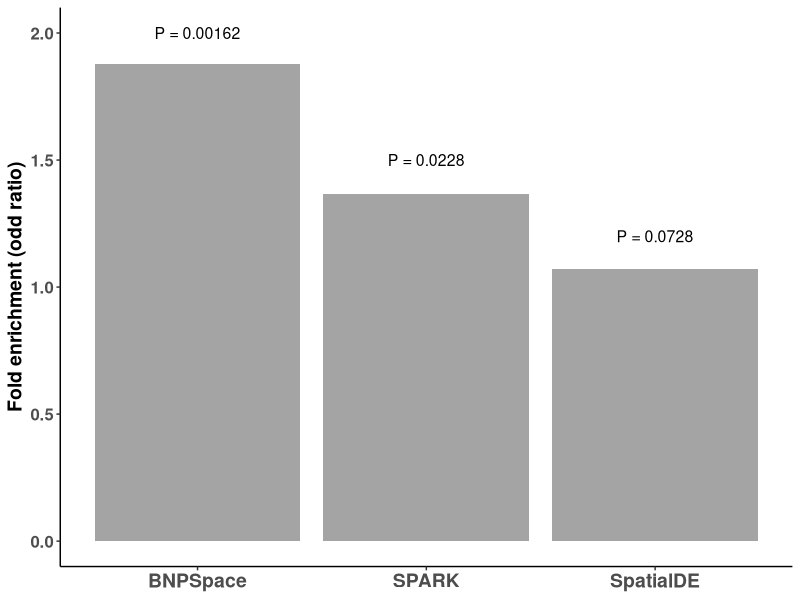

Generate this figure with R:

df = data.frame(fold = c(1.877, 1.368, 1.072), 
                method = c("BNPSpace", "SPARK", "SpatialDE"), 
                p_value = c(0.00162, 0.0228, 0.0728))
library(ggplot2)
p = ggplot(data = df) + 
  geom_col(aes(x = method, y = fold, alpha = 0.8)) + ylab("Fold enrichment (odd ratio)") +
  annotate(geom = "text", x = "BNPSpace", y = 2.0, label = "P = 0.00162", size = 4) + 
  annotate(geom = "text", x = "SPARK", y = 1.5, label = "P = 0.0228", size = 4) + 
  annotate(geom = "text", x = "SpatialDE", y = 1.2, label = "P = 0.0728", size = 4) + 
  theme_classic() + theme(axis.title.x = element_blank(), 
                     legend.position = "none", 
                     axis.title.y = element_text(face = "bold", size = 14),
                     axis.text.x = element_text(face = "bold", size = 14),
                     axis.text.y = element_text(face = "bold", size = 12))

ggsave(p, filename = "reproduce/figures_and_tables/figure5F.png", width = 4, height = 4, bg = "white")